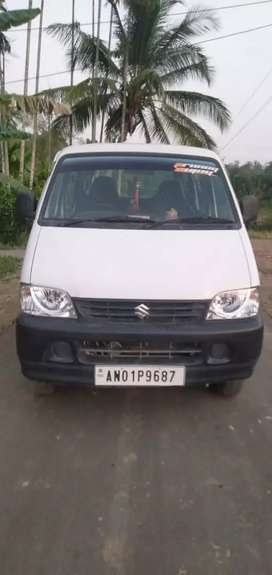
#> input picture License dataset/State-wise_OLX/AN/AN1.jpg, 272 x 575 px
$ python -i dehaze.py   (imports and definitions only)   (older library calls are emulated)
#> lines starting #> are read from the running program, lines starting #| are printed output that depends on the picture
import cv2
import numpy as np
from PIL import Image


def _dark_channel(img, size=15):
    b, g, r = cv2.split(img)
    dc = cv2.min(cv2.min(r, g), b)
    kernel = cv2.getStructuringElement(cv2.MORPH_RECT, (size, size))
    dark = cv2.erode(dc, kernel)
    return dark


def _get_atmosphere(img, dark_channel):
    [h, w] = img.shape[:2]
    image_size = h * w
    numpx = int(max(image_size / 1000, 1))
    darkvec = dark_channel.reshape(image_size)
    imvec = img.reshape(image_size, 3)

    indices = darkvec.argsort()[image_size - numpx::]

    atmsum = np.zeros([1, 3])
    for ind in range(numpx):
        atmsum = atmsum + imvec[indices[ind]]

    a = atmsum / numpx
    return a


def _get_transmission(img, a, omega=0.95, size=15):
    im3 = np.empty(img.shape, img.dtype)
    for ind in range(3):
        im3[:, :, ind] = img[:, :, ind] / a[0, ind]
    transmission = 1 - omega * _dark_channel(im3, size)
    return transmission


def _guided_filter(i, p, r, eps):
    mean_I = cv2.boxFilter(i, cv2.CV_64F, (r, r))
    mean_p = cv2.boxFilter(p, cv2.CV_64F, (r, r))
    mean_Ip = cv2.boxFilter(i * p, cv2.CV_64F, (r, r))
    cov_Ip = mean_Ip - mean_I * mean_p

    mean_II = cv2.boxFilter(i * i, cv2.CV_64F, (r, r))
    var_I = mean_II - mean_I * mean_I

    a = cov_Ip / (var_I + eps)
    b = mean_p - a * mean_I

    mean_a = cv2.boxFilter(a, cv2.CV_64F, (r, r))
    mean_b = cv2.boxFilter(b, cv2.CV_64F, (r, r))

    q = mean_a * i + mean_b
    return q


def _recover(img, t, a, tx=0.1):
    res = np.empty(img.shape, img.dtype)
    t = cv2.max(t, tx)
    for ind in range(3):
        res[:, :, ind] = (img[:, :, ind] - a[0, ind]) / t + a[0, ind]

    # Normalize result safely
    res = np.clip(res, 0.0, 1.0)
    return res


def dehazing_mathematically(image_np, omega=0.95, t0=0.1, radius=15, eps=1e-3):
    """
    Enhances a hazy image mathematically using the Dark Channel Prior method.

    Args:
        image_np (numpy.ndarray): Input RGB image array.
        omega (float): Amount of haze to remove (0 to 1).
        t0 (float): Minimum transmission value to avoid noise amplification.
        radius (int): Window size for processing.
        eps (float): Epsilon for guided filter.

    Returns:
        numpy.ndarray: The enhanced image.
    """
    img = image_np.astype('float64') / 255.0

    dark = _dark_channel(img, radius)
    a = _get_atmosphere(img, dark)
    te = _get_transmission(img, a, omega, radius)

    # Convert image to grayscale for guided filter guidance image
    gray = cv2.cvtColor(np.uint8(img * 255), cv2.COLOR_RGB2GRAY).astype('float64') / 255.0
    t = _guided_filter(gray, te, radius * 4, eps)

    res = _recover(img, t, a, t0)

    final_output = (res * 255.0).round().astype(np.uint8)
    return final_output


def process_with_dehaze(image, omega=0.95, t0=0.1, radius=15, eps=1e-3, math_fallback=True):
    """
    Restore a hazy image and return the result as a PIL image.
    Currently uses mathematical Dark Channel Prior (DCP) by default
    as the primary dehaze method, but structured to allow DL models.
    """
    if isinstance(image, Image.Image):
        img_np = np.array(image.convert("RGB"))
    else:
        img_np = np.array(image).copy()

    # Deep learning logic would go here,
    # e.g., lazily loading a model if available.

    if math_fallback:
        dehazed_img = dehazing_mathematically(img_np, omega, t0, radius, eps)
        return Image.fromarray(dehazed_img)

    return image

>>> from PIL import Image
>>> picture = Image.open('../../../License dataset/State-wise_OLX/AN/AN1.jpg')
#> picture is the input picture: PIL image 272x575 RGB; mean R, G, B 123.4, 120.1, 119.5
>>> result = process_with_dehaze(picture)
#> in _dark_channel, `dark = cv2.erode(dc, kernel)`:
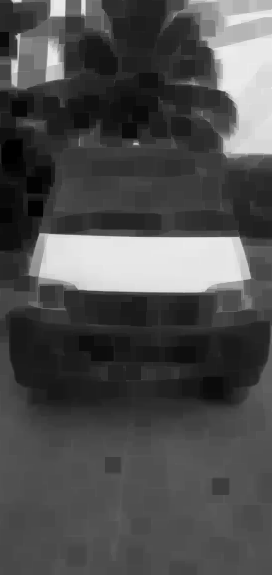
#> dark: shape (575, 272) float64; min 0, max 0.925, mean 0.305
#> in _get_atmosphere, `indices = darkvec.argsort()[image_size - numpx::]`: indices = 156 values, max 15830 at index 44, min 4074 at index 36, mean 10539.1
#> the loop in _get_atmosphere, `for ind in range(numpx):` made 156 passes
#> atmsum on passes 1 to 3: [[0.925, 0.937, 0.965]], [[1.85, 1.87, 1.93]], [[2.78, 2.81, 2.89]]
#> after the loop in _get_atmosphere, `for ind in range(numpx):`: atmsum = [[144.4, 146.3, 150]]
#> in _get_atmosphere, `a = atmsum / numpx`: a = [[0.926, 0.938, 0.962]]
#> in _guided_filter, `a = cov_Ip / (var_I + eps)`:
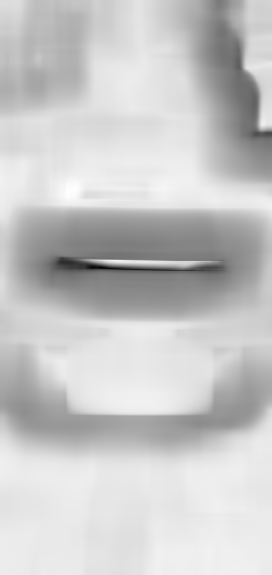
#> a: shape (575, 272) float64; min -2.29, max 0.157, mean -0.369; drawn with min black and max white
#> in _guided_filter, `b = mean_p - a * mean_I`:
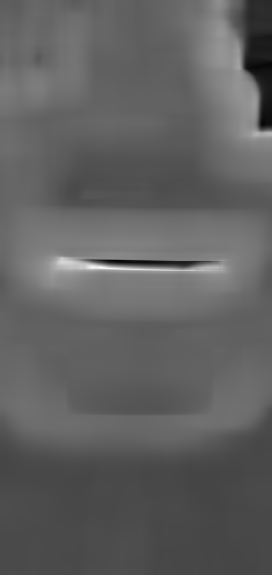
#> b: shape (575, 272) float64; min 0.0915, max 2.25, mean 0.913; drawn with min black and max white
#> in _guided_filter, `mean_a = cv2.boxFilter(a, cv2.CV_64F, (r, r))`:
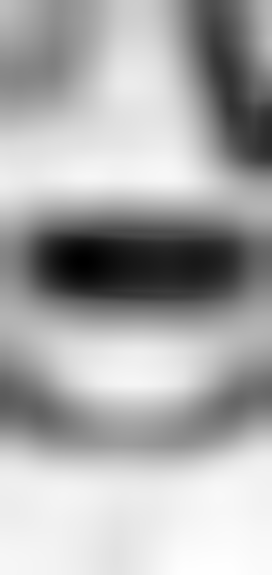
#> mean_a: shape (575, 272) float64; min -1.13, max 0.00746, mean -0.369; drawn with min black and max white
#> in _guided_filter, `mean_b = cv2.boxFilter(b, cv2.CV_64F, (r, r))`:
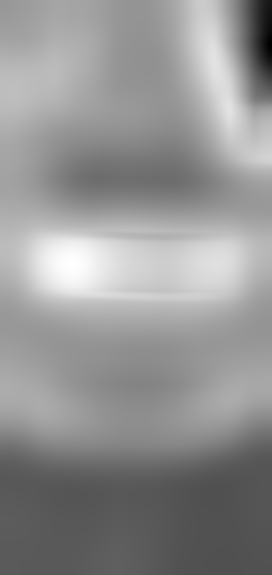
#> mean_b: shape (575, 272) float64; min 0.427, max 1.27, mean 0.913; drawn with min black and max white
#> in _guided_filter, `q = mean_a * i + mean_b`:
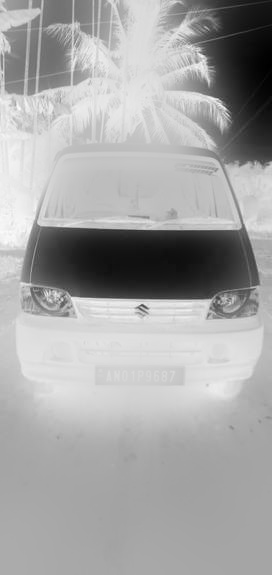
#> q: shape (575, 272) float64; min 0.126, max 1, mean 0.694; drawn with min black and max white
#> in _recover, `res = np.clip(res, 0.0, 1.0)`:
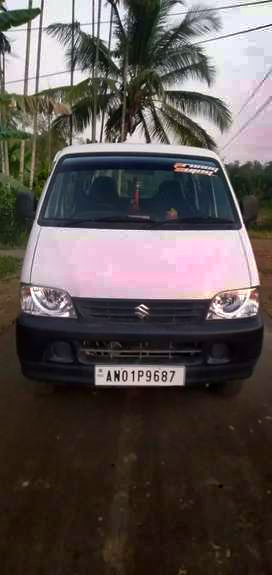
#> res: shape (575, 272, 3) float64; mean R, G, B 0.36, 0.328, 0.322

$ run again, on License dataset/State-wise_OLX/AN/AN10.jpg
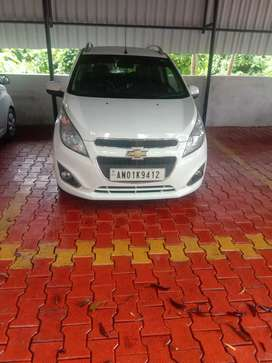
#> input picture License dataset/State-wise_OLX/AN/AN10.jpg, 272 x 363 px
#> picture is the input picture: PIL image 272x363 RGB; mean R, G, B 136.8, 87.4, 73.6
#> in _dark_channel, `dark = cv2.erode(dc, kernel)`:
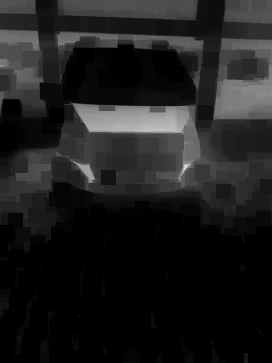
#> dark: shape (363, 272) float64; min 0, max 0.851, mean 0.116
#> indices = 98 values, max 46423 at index 84, min 34968 at index 9, mean 36958.4
#> the loop in _get_atmosphere, `for ind in range(numpx):` made 98 passes
#> atmsum on passes 1 to 8: [[0.808, 0.835, 0.808]], [[1.61, 1.66, 1.62]], [[2.4, 2.48, 2.42]], [[3.2, 3.3, 3.21]], [[3.99, 4.12, 4.02]], [[4.8, 4.96, 4.83]], [[5.59, 5.77, 5.63]], [[6.38, 6.58, 6.43]]
#> after the loop in _get_atmosphere, `for ind in range(numpx):`: atmsum = [[79.96, 82.33, 80.61]]
#> in _get_atmosphere, `a = atmsum / numpx`: a = [[0.816, 0.84, 0.823]]
#> in _recover, `res = np.clip(res, 0.0, 1.0)`:
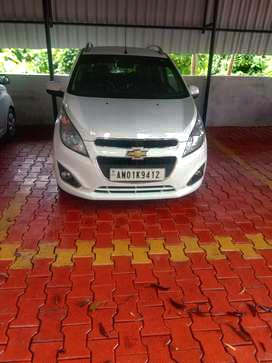
#> res: shape (363, 272, 3) float64; mean R, G, B 0.492, 0.29, 0.234

$ run again, on License dataset/State-wise_OLX/AN/AN2.jpg
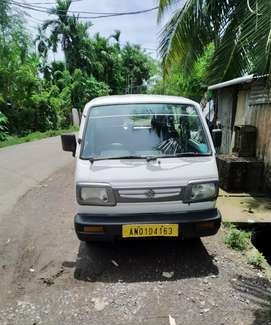
#> input picture License dataset/State-wise_OLX/AN/AN2.jpg, 271 x 325 px
#> picture is the input picture: PIL image 271x325 RGB; mean R, G, B 108.2, 116.6, 107
#> in _dark_channel, `dark = cv2.erode(dc, kernel)`:
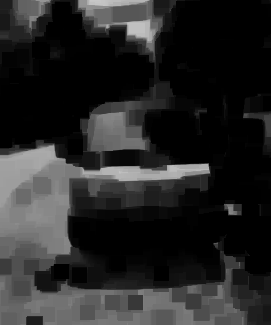
#> dark: shape (325, 271) float64; min 0, max 0.784, mean 0.152
#> indices = 88 values, max 46731 at index 46, min 90 at index 80, mean 2530.5
#> the loop in _get_atmosphere, `for ind in range(numpx):` made 88 passes
#> atmsum on passes 1 to 8: [[0.812, 0.855, 0.933]], [[1.62, 1.72, 1.89]], [[2.41, 2.58, 2.82]], [[3.22, 3.45, 3.78]], [[4, 4.3, 4.7]], [[4.8, 5.18, 5.66]], [[5.6, 6.05, 6.62]], [[6.41, 6.93, 7.58]]
#> after the loop in _get_atmosphere, `for ind in range(numpx):`: atmsum = [[71.08, 76.53, 83.4]]
#> in _get_atmosphere, `a = atmsum / numpx`: a = [[0.808, 0.87, 0.948]]
#> in _recover, `res = np.clip(res, 0.0, 1.0)`:
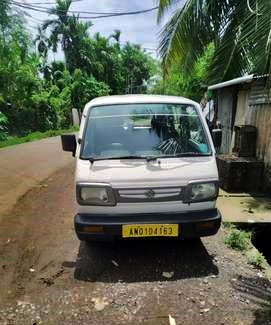
#> res: shape (325, 271, 3) float64; mean R, G, B 0.386, 0.406, 0.347

$ run again, on License dataset/State-wise_OLX/AN/AN4.jpg
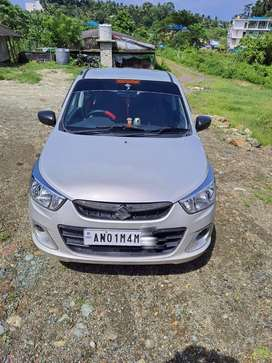
#> input picture License dataset/State-wise_OLX/AN/AN4.jpg, 272 x 363 px
#> picture is the input picture: PIL image 272x363 RGB; mean R, G, B 123.3, 126.7, 119.7
#> indices = 98 values, max 52905 at index 2, min 52034 at index 4, mean 52511.5
#> the loop in _get_atmosphere, `for ind in range(numpx):` made 98 passes
#> atmsum on passes 1 to 8: [[0.812, 0.78, 0.863]], [[1.64, 1.61, 1.74]], [[2.46, 2.4, 2.61]], [[3.28, 3.18, 3.48]], [[4.11, 4.01, 4.35]], [[4.94, 4.85, 5.24]], [[5.78, 5.69, 6.12]], [[6.62, 6.52, 7]]
#> after the loop in _get_atmosphere, `for ind in range(numpx):`: atmsum = [[84.36, 82.48, 87.15]]
#> in _get_atmosphere, `a = atmsum / numpx`: a = [[0.861, 0.842, 0.889]]
#> in _recover, `res = np.clip(res, 0.0, 1.0)`:
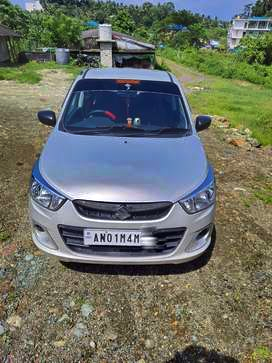
#> res: shape (363, 272, 3) float64; mean R, G, B 0.42, 0.44, 0.402
